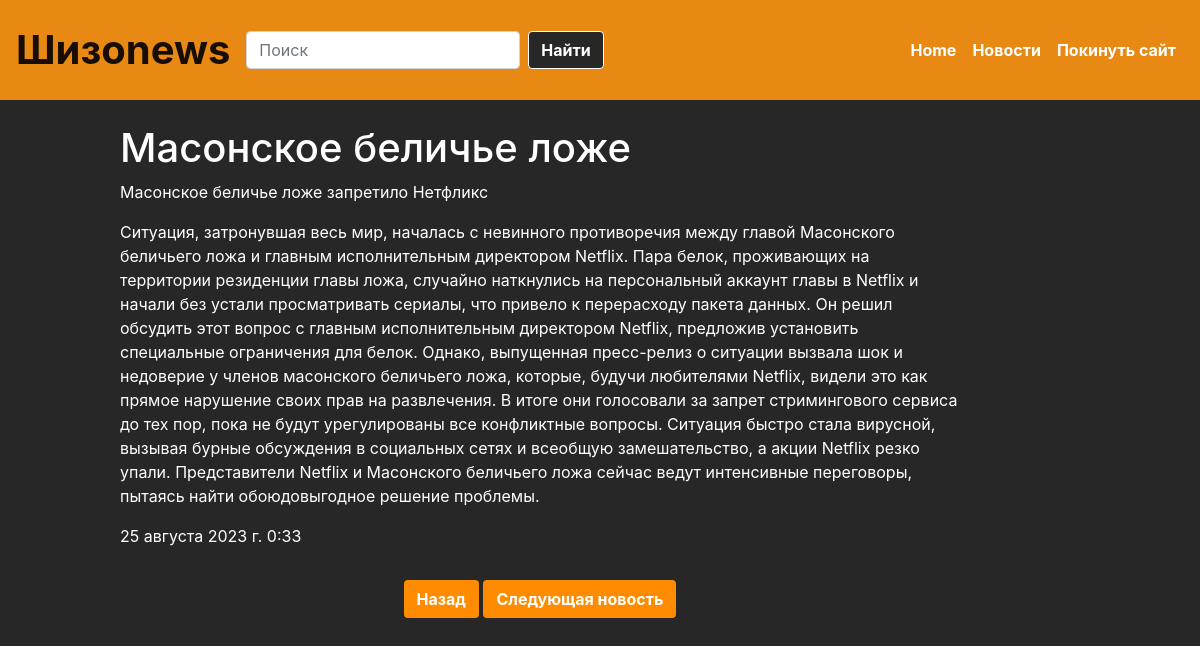
/news/56, run on an earlier commit of the app's database.
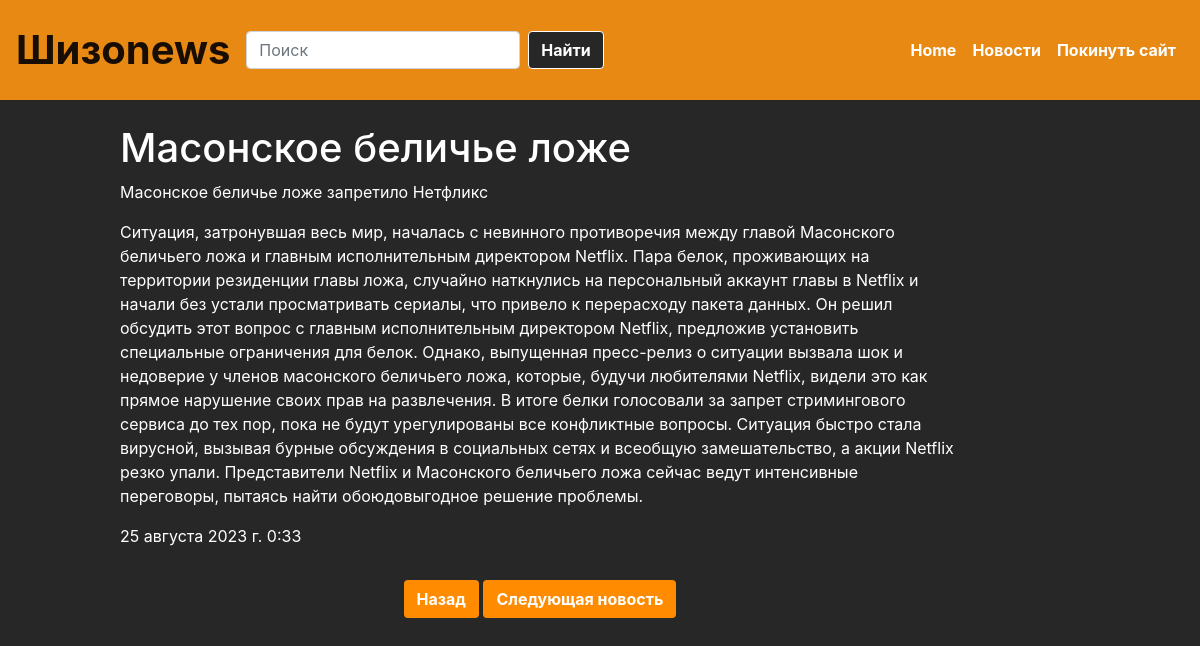
And on a later commit of the database.
### news/models.py (models this page shows, shortened)
class Articles(models.Model):
    title = models.CharField("Название", max_length=50)
    anons = models.CharField("Анонс", max_length=250)
    full_text = models.TextField('Статья')
    date = models.DateTimeField('Дата публикации')
    class Meta:
        verbose_name = 'Новость'
        verbose_name_plural = "Новости"

### news/views.py (the view)
# urls.py: path('<int:pk>', views.NewsDetail.as_view(), name='news-detail'),
class NewsDetail(DetailView):
    model = Articles
    template_name = 'news/news_details.html'
    context_object_name = 'article'

### news/templates/news/news_details.html (shortened to what this page needs)
{% extends 'main/sample.html' %}
{% load static%}
{% block content %}
    <div class='alert2' style="padding-right: 20%;">
        <h1>{{ article.title }}</h1>
        <p>{{ article.anons}}</p>
        <p>{{article.full_text}}</p>
        <p>{{article.date}}</p>
        <div class="text-center">
            <button class="btn mt-3" style="background-color: darkorange; color: white;" onclick="history.go(-1);">Назад</button>
            {% if article.id != 1 %}
            <a href='/news/{{article.id|add:"-1"}}' class="btn mt-3" style="background-color: darkorange; color: white;">Следующая новость</a>
            {% endif %}
        </div>
    </div>
{% endblock %}

### main/templates/main/sample.html (shortened to what this page needs)
{% load static %}
<!doctype html>
<html lang="ru">
<head>
    <link rel="stylesheet" href="https://maxcdn.bootstrapcdn.com/bootstrap/4.0.0/css/bootstrap.min.css">
    <link rel="stylesheet" href="{% static 'main/css/style.css' %}">
</head>
<body>
    <nav class="navbar navbar-expand-lg navbar-light bg-light">
      <a class="navbar-brand" href="{% url 'home' %}">Шизоnews</a>
      <div class="collapse navbar-collapse justify-content-center" id="navbarNav">
        <form class="form-inline my-2 my-lg-0" action="{% url 'search_results' %}" method="get">
          <input class="form-control mr-sm-2" type="search" placeholder="Поиск" aria-label="Search" name="query">
          <button class="btn btn-outline-success my-2 my-sm-0" type="submit">Найти</button>
        </form>
        <ul class="navbar-nav">
          <li class="nav-item active">
            <a class="nav-link" href="{% url 'home' %}">Home</a>
          </li>
          <li class="nav-item">
            <a class="nav-link" href="{% url 'news' %}">Новости</a>
          </li>
          <li class="nav-item">
            <a class="nav-link" href="https://www.google.com/">Покинуть сайт</a>
          </li>
        </ul>
      </div>
    </nav>
    {% block content %}
    {% endblock %}
</body>
</html>

### main/static/main/css/style.css (style rules this page uses)
body { background: #272727; color: #fff; }
.alert2 { padding-top: 2%; padding-left: 10%; }
.navbar { height: 100px; background-color: #E88914 !important; }
.navbar-nav { margin-left: auto; font-weight: bold; }
.nav-link { color: #ffffff !important; }
.btn.btn-outline-success.my-2.my-sm-0 { color: white; border-color: white; background-color: #272727; }
.btn { font-weight: bold; }
.navbar-brand { font-size: 250%; font-weight: bold; }

What changed in the data, as far as the page shows it:
changed Articles "Масонское беличье ложе": full_text "…на развлечения. В итоге они голосовали за запрет стримингового…" → "…на развлечения. В итоге белки голосовали за запрет стримингового…"
